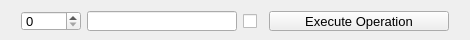
<?xml version="1.0" encoding="UTF-8"?>
<ui version="4.0">
 <class>TableWidget_OperationDescriptor</class>
 <widget class="QWidget" name="TableWidget_OperationDescriptor">
  <property name="geometry">
   <rect>
    <x>0</x>
    <y>0</y>
    <width>470</width>
    <height>40</height>
   </rect>
  </property>
  <property name="sizePolicy">
   <sizepolicy hsizetype="MinimumExpanding" vsizetype="MinimumExpanding">
    <horstretch>0</horstretch>
    <verstretch>0</verstretch>
   </sizepolicy>
  </property>
  <property name="minimumSize">
   <size>
    <width>470</width>
    <height>40</height>
   </size>
  </property>
  <property name="maximumSize">
   <size>
    <width>470</width>
    <height>40</height>
   </size>
  </property>
  <property name="windowTitle">
   <string>Form</string>
  </property>
  <layout class="QGridLayout" name="gridLayout_2">
   <item row="0" column="0">
    <layout class="QHBoxLayout" name="horizontalLayout">
     <item>
      <widget class="QSpinBox" name="spinBox_OperationOrder">
       <property name="sizePolicy">
        <sizepolicy hsizetype="MinimumExpanding" vsizetype="MinimumExpanding">
         <horstretch>0</horstretch>
         <verstretch>0</verstretch>
        </sizepolicy>
       </property>
       <property name="minimumSize">
        <size>
         <width>60</width>
         <height>20</height>
        </size>
       </property>
       <property name="maximumSize">
        <size>
         <width>60</width>
         <height>20</height>
        </size>
       </property>
       <property name="font">
        <font>
         <pointsize>10</pointsize>
        </font>
       </property>
       <property name="alignment">
        <set>Qt::AlignLeading|Qt::AlignLeft|Qt::AlignVCenter</set>
       </property>
      </widget>
     </item>
     <item>
      <widget class="QLineEdit" name="lineEdit_ProfileName">
       <property name="sizePolicy">
        <sizepolicy hsizetype="MinimumExpanding" vsizetype="MinimumExpanding">
         <horstretch>0</horstretch>
         <verstretch>0</verstretch>
        </sizepolicy>
       </property>
       <property name="minimumSize">
        <size>
         <width>150</width>
         <height>20</height>
        </size>
       </property>
       <property name="maximumSize">
        <size>
         <width>150</width>
         <height>20</height>
        </size>
       </property>
       <property name="alignment">
        <set>Qt::AlignCenter</set>
       </property>
      </widget>
     </item>
     <item>
      <widget class="QCheckBox" name="checkBox_EnableOperation">
       <property name="sizePolicy">
        <sizepolicy hsizetype="MinimumExpanding" vsizetype="MinimumExpanding">
         <horstretch>0</horstretch>
         <verstretch>0</verstretch>
        </sizepolicy>
       </property>
       <property name="minimumSize">
        <size>
         <width>20</width>
         <height>20</height>
        </size>
       </property>
       <property name="maximumSize">
        <size>
         <width>20</width>
         <height>20</height>
        </size>
       </property>
       <property name="text">
        <string/>
       </property>
      </widget>
     </item>
     <item>
      <widget class="QPushButton" name="pushButton_ExecuteExplicitOp">
       <property name="sizePolicy">
        <sizepolicy hsizetype="MinimumExpanding" vsizetype="MinimumExpanding">
         <horstretch>0</horstretch>
         <verstretch>0</verstretch>
        </sizepolicy>
       </property>
       <property name="minimumSize">
        <size>
         <width>180</width>
         <height>20</height>
        </size>
       </property>
       <property name="maximumSize">
        <size>
         <width>180</width>
         <height>20</height>
        </size>
       </property>
       <property name="font">
        <font>
         <pointsize>10</pointsize>
        </font>
       </property>
       <property name="text">
        <string>Execute Operation</string>
       </property>
      </widget>
     </item>
    </layout>
   </item>
  </layout>
 </widget>
 <resources/>
 <connections/>
</ui>
